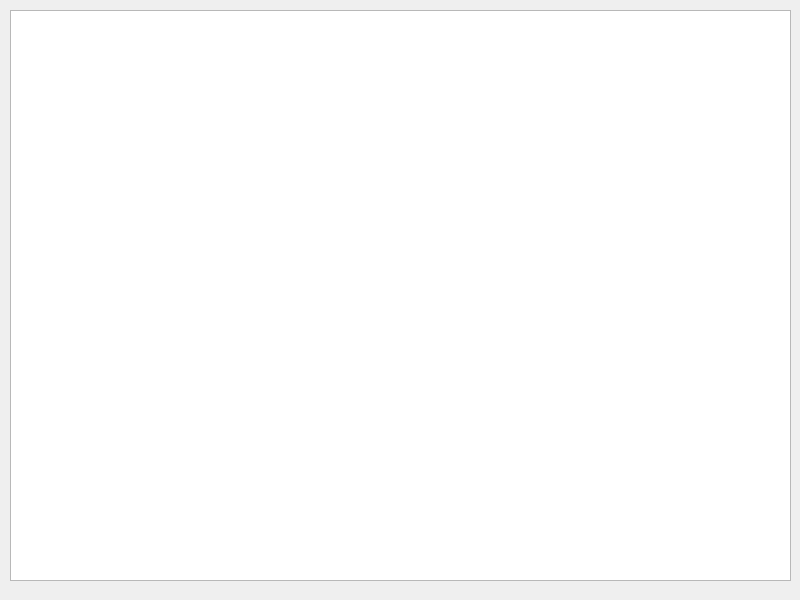
<?xml version="1.0" encoding="UTF-8"?>
<ui version="4.0">
 <class>Widget</class>
 <widget class="QWidget" name="Widget">
  <property name="geometry">
   <rect>
    <x>0</x>
    <y>0</y>
    <width>800</width>
    <height>600</height>
   </rect>
  </property>
  <property name="windowTitle">
   <string>Widget</string>
  </property>
  <widget class="QListWidget" name="listWidget">
   <property name="geometry">
    <rect>
     <x>10</x>
     <y>10</y>
     <width>781</width>
     <height>571</height>
    </rect>
   </property>
  </widget>
 </widget>
 <resources/>
 <connections/>
</ui>
